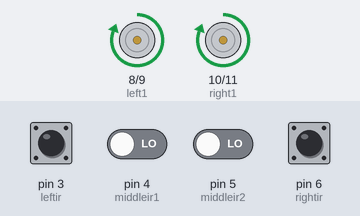
The sketch below on a simulated Arduino Uno, built with avr-gcc and run on an emulated ATmega328P. On the bench: motor-driver pin pairs drawn as motors (green arrow = first pin HIGH = forward, orange = second pin HIGH = backward, longer = more drive). The test bench sets the inputs (shaded band); at power-on: pin 6 (rightir) HIGH, pin 3 (leftir), pin 4 (middleir1), pin 5 (middleir2) LOW.

Above: at 1.2 s.
1.3 s: pin 3 (leftir) pulled HIGH for 0.15 s
At 1.37 s:
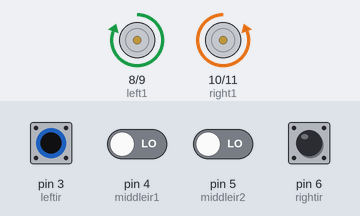
2.9 s: pin 4 (middleir1) driven HIGH
At 3.9 s:
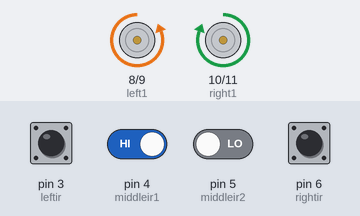
4.4 s: pin 4 (middleir1) driven LOW
At 5.0 s:
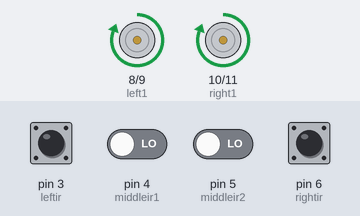
5.9 s: pin 5 (middleir2) driven HIGH
At 6.2 s:
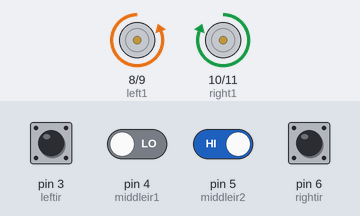
7.4 s: pin 3 (leftir) driven HIGH and pin 4 (middleir1) driven HIGH
At 8.5 s:
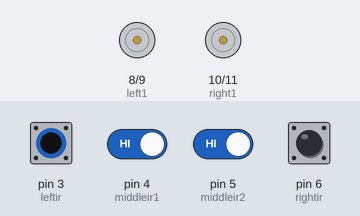
Timing chart, 0 to 9.9 s (numbered marks = the images above; inputs shaded):
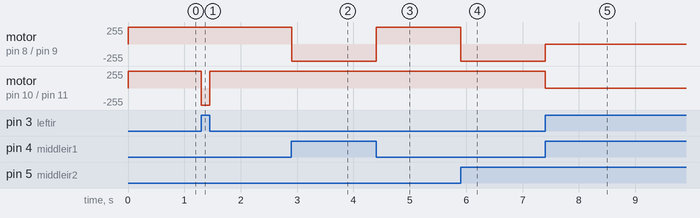

Measured:
- after the input at 1.3 s, motor on pin 10 (right1) / pin 11 (right2): forward 255/255 → backward 255/255 at once, → forward 255/255 0.15 s later
- after the input at 2.9 s, motor on pin 8 (left1) / pin 9 (left2): forward 255/255 → backward 255/255 at once
- after the input at 4.4 s, motor on pin 8 (left1) / pin 9 (left2): backward 255/255 → forward 255/255 at once
- after the input at 5.9 s, motor on pin 8 (left1) / pin 9 (left2): forward 255/255 → backward 255/255 at once
- after the input at 7.4 s, motor on pin 8 (left1) / pin 9 (left2): backward 255/255 → stopped at once; motor on pin 10 (right1) / pin 11 (right2): forward 255/255 → stopped at once

The sketch:

LINE_FOLLOW.ino
```cpp
int left1 = 8;          //Left Motor pin initialization//
int left2 = 9;
int right1 = 10;        //Right Motor pin initialization//
int right2 = 11;

int leftir = 3;         //left ir sensor pin initialisation//
int middleir1 = 4;       //middle ir sensor pin initialisation//
int middleir2 = 5;       //middle ir sensor pin initialisation//
int rightir = 6;       //right ir sensor pin initialisation//

void setup()
{

   pinMode(left1, OUTPUT);        //Left Motor pin declaration//
   pinMode(left2, OUTPUT);
   pinMode(right1, OUTPUT);       //Right Motor pin declaration//
   pinMode(right2, OUTPUT);

   pinMode(leftir, INPUT);        //left ir sensor pin declaration//
   pinMode(middleir1,INPUT);       //middle ir sensor pin declaration//
   pinMode(middleir2,INPUT);       //middle ir sensor pin declaration//
   pinMode(rightir, INPUT);       //Right ir sensor pin declaration//

}

void forward()
{
  digitalWrite(left1,HIGH);
  digitalWrite(left2,LOW);          // forward move function //
  digitalWrite(right1,HIGH);
  digitalWrite(right2,LOW);
}

void backward()
{
  digitalWrite(left1,LOW);
  digitalWrite(left2,HIGH);          // backward move function //
  digitalWrite(right1,LOW);
  digitalWrite(right2,HIGH);
}

void right()
{
  digitalWrite(left1,HIGH);
  digitalWrite(left2,LOW);          // RIGHT turn function //
  digitalWrite(right1,LOW);
  digitalWrite(right2,HIGH);
}

void left()
{
  digitalWrite(left1,LOW);
  digitalWrite(left2,HIGH);          // LEFT turn function //
  digitalWrite(right1,HIGH);
  digitalWrite(right2,LOW);
}

void stopall()
{
  digitalWrite(left1,LOW);
  digitalWrite(left2,LOW);         //stop//
  digitalWrite(right1,LOW);
  digitalWrite(right2,LOW);
}

void loop()
{

    int IR_1 = digitalRead(leftir);
    int IR_2 = digitalRead(middleir1);
    int IR_3 = digitalRead(middleir2);
    int IR_4 = digitalRead(rightir);

           if ( IR_1 == HIGH && IR_2 == HIGH && IR_3 == HIGH && IR_3 == HIGH  )    //** when middle sensor senses it will take right turn **//*/
            {
              stopall();
              delay (1);
            }

           else if (IR_1 == LOW && IR_2 == LOW && IR_3 == LOW && IR_3 == LOW ) //** when left sensor senses it will take right turn **//
            {
              forward();
              delay(3);
            }

           else if ( IR_1 == HIGH || IR_4 == LOW )//** when right sensor senses it will take left turn **//
            {
              right();
              delay(1);
            }

            else if ( IR_1 == LOW || IR_4 == HIGH)//** when right sensor senses it will take left turn **//
            {
              left();
              delay(1);
            }

}
```
